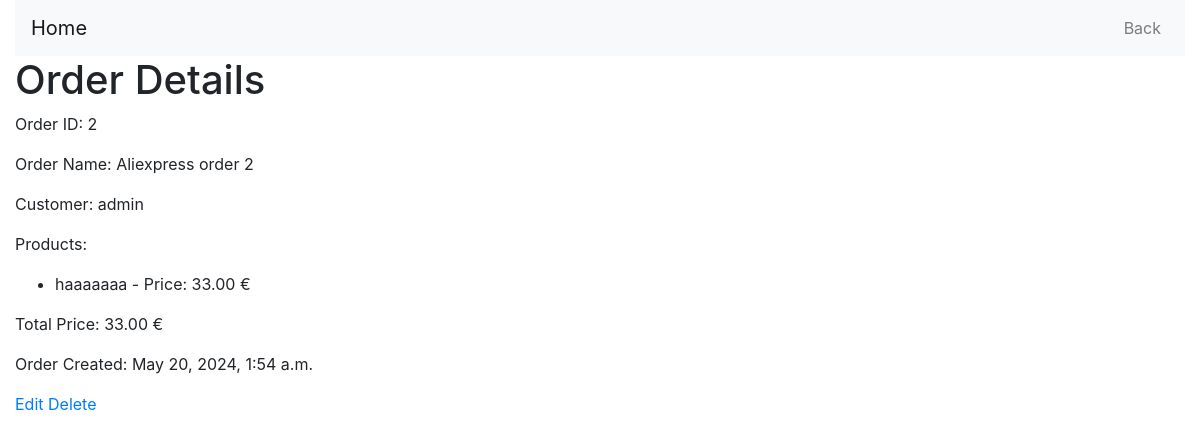
Before: /orders/2/ (signed in) with the older database file.
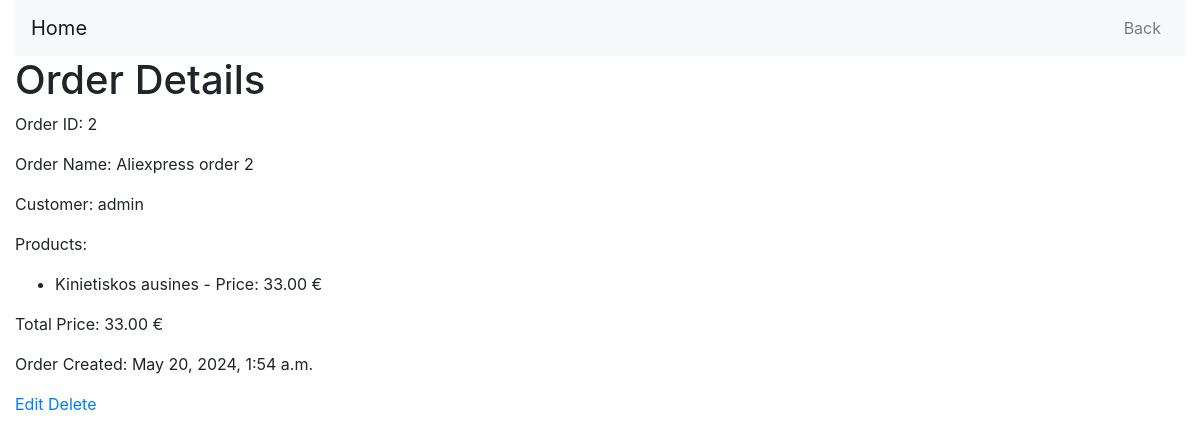
After: the same page with the newer database file.
### orders/models.py (models this page shows, shortened)
class Product(models.Model):
    user = models.ForeignKey(User, on_delete=models.CASCADE, default=None)
    name = models.CharField(max_length=100)
    description = models.TextField()
    price = models.DecimalField(max_digits=10, decimal_places=2)

### orders/views.py (the view)
# urls.py: path('<int:order_id>/', views.order_detail, name='order_detail'),
@login_required
@permission_required('orders.view_order', raise_exception=True)
def order_detail(request, order_id):
    try:
        order = Order.objects.get(id=order_id)
        if order.user != request.user:
            raise PermissionDenied("You do not have permission to view this order.")
        total_price = order.products.all().aggregate(total_price=Sum('price'))['total_price']
        return render(request, 'orders/order_detail.html', {'order': order, 'total_price': total_price})
    except PermissionDenied as e:
        return render(request, 'orders/error.html', {'message': str(e)})
    except Order.DoesNotExist:
        return render(request, 'orders/error.html', {'message': "Order does not exist."})

### orders/templates/orders/order_detail.html (shortened to what this page needs)
<!DOCTYPE html>
<html lang="en">
<head>
    {% load static %}
    <link href="https://stackpath.bootstrapcdn.com/bootstrap/4.5.2/css/bootstrap.min.css" rel="stylesheet">
</head>
<body>
    <div class="container-fluid">
        <nav class="navbar navbar-expand-lg navbar-light bg-light">
            <a class="navbar-brand" href="{% url 'home' %}">Home</a>
            <div class="collapse navbar-collapse" id="navbarNav">
                <ul class="navbar-nav ml-auto">
                    <li class="nav-item">
                        <a class="nav-link" href="{% url 'order_list' %}">Back</a>
                    </li>
                </ul>
            </div>
        </nav>
        <h1>Order Details</h1>
        <p>Order ID: {{ order.id }}</p>
        <p>Order Name: {{ order.order_name }}</p>
        <p>Customer: {{ order.user.username }}</p>
        <p>Products:</p>
        <ul>
            {% for product in order.products.all %}
                <li>{{ product.name }} - Price: {{ product.price }} €</li>
            {% endfor %}
        </ul>
        <p>Total Price: {{ total_price|floatformat:2 }} €</p>
        <p>Order Created: {{ order.date_ordered }}</p>
        {% if user.is_authenticated and user == order.user %}
            <a href="{% url 'edit_order' order.id %}">Edit</a>
            <a href="{% url 'delete_order' order.id %}">Delete</a>
        {% endif %}
    </div>
</body>
</html>

Changed rows visible on the page:
changed Product: name "haaaaaaa" → "Kinietiskos ausines"
